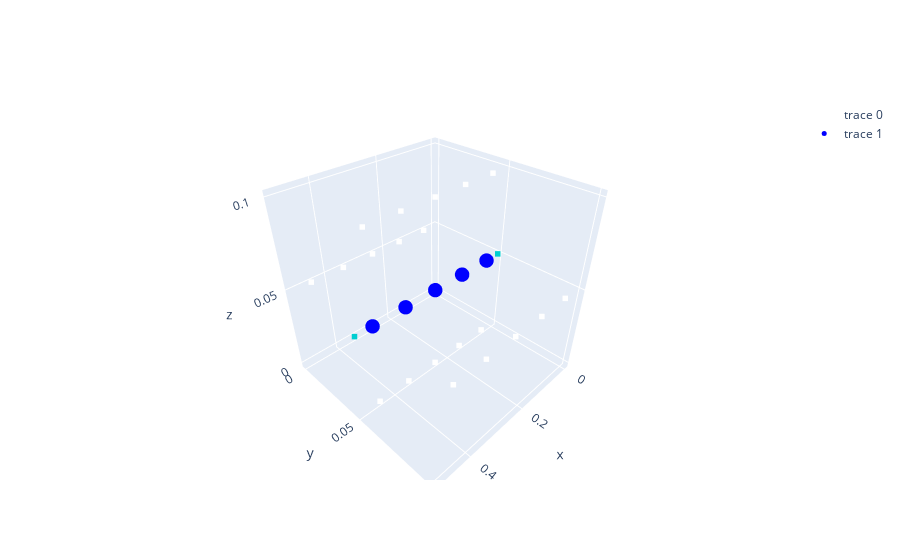

The notebook cell saved with this chart:
### Code cell
# ------------Mesh definition and border conditions ----
malla = Mesh(1, volumes=nx,lengths=(lx,0.1,0.1))
#-------------Definimos fronteras ----------
malla.tag_wall_dirichlet('W',TA)
malla.tag_wall_dirichlet('E',TB)
malla.draw()

### Figure 1 — Plotly figure (JSON) as saved in the notebook; plotly's stock layout.template omitted (floating-point values rounded to 4 significant figures)
{"data": [{"marker": {"color": ["white", "white", "white", "white", "white", "white", "white", "white", "white", "white", "darkturquoise", "darkturquoise", "white", "white", "white", "white", "white", "white", "white", "white", "white", "white"], "size": 2, "symbol": "square"}, "mode": "markers", "type": "scatter3d", "x": [0.05, 0.15, 0.25, 0.35, 0.45, 0.05, 0.15, 0.25, 0.35, 0.45, 0, 0.5, 0.05, 0.15, 0.25, 0.35, 0.45, 0.05, 0.15, 0.25, 0.35, 0.45], "y": [0.05, 0.05, 0.05, 0.05, 0.05, 0, 0, 0, 0, 0, 0.05, 0.05, 0.1, 0.1, 0.1, 0.1, 0.1, 0.05, 0.05, 0.05, 0.05, 0.05], "z": [0, 0, 0, 0, 0, 0.05, 0.05, 0.05, 0.05, 0.05, 0.05, 0.05, 0.05, 0.05, 0.05, 0.05, 0.05, 0.1, 0.1, 0.1, 0.1, 0.1]}, {"marker": {"color": "blue", "size": 5}, "mode": "markers", "type": "scatter3d", "x": [0.05, 0.15, 0.25, 0.35, 0.45], "y": [0.05, 0.05, 0.05, 0.05, 0.05], "z": [0.05, 0.05, 0.05, 0.05, 0.05]}], "layout": {}}
